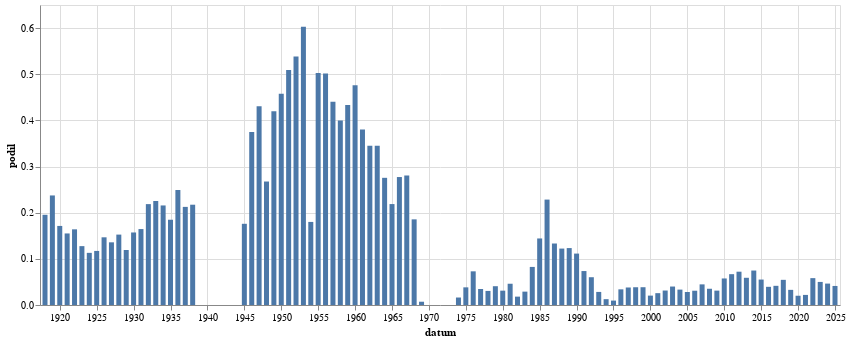

Notebook code for this chart:
### Code cell
alt.Chart(
    zavorka("potlesk").to_pandas(),
    width = 800
).mark_bar(
).encode(
    alt.X('datum:T'),
    alt.Y('podil:Q')
)

### Figure 1 — Vega-Lite specification as saved in the notebook (floating-point values rounded to 4 significant figures)
{"config": {"view": {"continuousWidth": 300, "continuousHeight": 300}}, "data": {"name": "data-33396ac627d35c6db0c983241b3b5638"}, "mark": {"type": "bar"}, "encoding": {"x": {"field": "datum", "type": "temporal"}, "y": {"field": "podil", "type": "quantitative"}}, "width": 800, "$schema": "https://vega.github.io/schema/vega-lite/v5.8.0.json", "datasets": {"data-33396ac627d35c6db0c983241b3b5638": [{"datum": "1918-01-01T00:00:00", "text": 120, "text_right": 614, "podil": 0.1954, "co": "potlesk"}, {"datum": "1919-01-01T00:00:00", "text": 826, "text_right": 3480, "podil": 0.2374, "co": "potlesk"}, {"datum": "1920-01-01T00:00:00", "text": 824, "text_right": 4810, "podil": 0.1713, "co": "potlesk"}, {"datum": "1921-01-01T00:00:00", "text": 1026, "text_right": 6618, "podil": 0.155, "co": "potlesk"}, {"datum": "1922-01-01T00:00:00", "text": 1032, "text_right": 6295, "podil": 0.1639, "co": "potlesk"}, {"datum": "1923-01-01T00:00:00", "text": 581, "text_right": 4555, "podil": 0.1276, "co": "potlesk"}, {"datum": "1924-01-01T00:00:00", "text": 570, "text_right": 5045, "podil": 0.113, "co": "potlesk"}, {"datum": "1925-01-01T00:00:00", "text": 460, "text_right": 3927, "podil": 0.1171, "co": "potlesk"}, {"datum": "1926-01-01T00:00:00", "text": 865, "text_right": 5898, "podil": 0.1467, "co": "potlesk"}, {"datum": "1927-01-01T00:00:00", "text": 730, "text_right": 5376, "podil": 0.1358, "co": "potlesk"}, {"datum": "1928-01-01T00:00:00", "text": 770, "text_right": 5048, "podil": 0.1525, "co": "potlesk"}, {"datum": "1929-01-01T00:00:00", "text": 381, "text_right": 3196, "podil": 0.1192, "co": "potlesk"}, {"datum": "1930-01-01T00:00:00", "text": 995, "text_right": 6332, "podil": 0.1571, "co": "potlesk"}, {"datum": "1931-01-01T00:00:00", "text": 804, "text_right": 4887, "podil": 0.1645, "co": "potlesk"}, {"datum": "1932-01-01T00:00:00", "text": 647, "text_right": 2960, "podil": 0.2186, "co": "potlesk"}, {"datum": "1933-01-01T00:00:00", "text": 727, "text_right": 3226, "podil": 0.2254, "co": "potlesk"}, {"datum": "1934-01-01T00:00:00", "text": 558, "text_right": 2587, "podil": 0.2157, "co": "potlesk"}, {"datum": "1935-01-01T00:00:00", "text": 445, "text_right": 2409, "podil": 0.1847, "co": "potlesk"}, {"datum": "1936-01-01T00:00:00", "text": 714, "text_right": 2866, "podil": 0.2491, "co": "potlesk"}, {"datum": "1937-01-01T00:00:00", "text": 564, "text_right": 2653, "podil": 0.2126, "co": "potlesk"}, {"datum": "1938-01-01T00:00:00", "text": 299, "text_right": 1376, "podil": 0.2173, "co": "potlesk"}, {"datum": "1945-01-01T00:00:00", "text": 114, "text_right": 648, "podil": 0.1759, "co": "potlesk"}, {"datum": "1946-01-01T00:00:00", "text": 896, "text_right": 2390, "podil": 0.3749, "co": "potlesk"}, {"datum": "1947-01-01T00:00:00", "text": 893, "text_right": 2073, "podil": 0.4308, "co": "potlesk"}, {"datum": "1948-01-01T00:00:00", "text": 591, "text_right": 2209, "podil": 0.2675, "co": "potlesk"}, {"datum": "1949-01-01T00:00:00", "text": 307, "text_right": 731, "podil": 0.42, "co": "potlesk"}, {"datum": "1950-01-01T00:00:00", "text": 185, "text_right": 404, "podil": 0.4579, "co": "potlesk"}, {"datum": "1951-01-01T00:00:00", "text": 168, "text_right": 330, "podil": 0.5091, "co": "potlesk"}, {"datum": "1952-01-01T00:00:00", "text": 176, "text_right": 327, "podil": 0.5382, "co": "potlesk"}, {"datum": "1953-01-01T00:00:00", "text": 155, "text_right": 257, "podil": 0.6031, "co": "potlesk"}, {"datum": "1954-01-01T00:00:00", "text": 108, "text_right": 600, "podil": 0.18, "co": "potlesk"}, {"datum": "1955-01-01T00:00:00", "text": 86, "text_right": 171, "podil": 0.5029, "co": "potlesk"}, {"datum": "1956-01-01T00:00:00", "text": 149, "text_right": 297, "podil": 0.5017, "co": "potlesk"}, {"datum": "1957-01-01T00:00:00", "text": 136, "text_right": 309, "podil": 0.4401, "co": "potlesk"}, {"datum": "1958-01-01T00:00:00", "text": 118, "text_right": 295, "podil": 0.4, "co": "potlesk"}, {"datum": "1959-01-01T00:00:00", "text": 123, "text_right": 284, "podil": 0.4331, "co": "potlesk"}, {"datum": "1960-01-01T00:00:00", "text": 160, "text_right": 336, "podil": 0.4762, "co": "potlesk"}, {"datum": "1961-01-01T00:00:00", "text": 140, "text_right": 368, "podil": 0.3804, "co": "potlesk"}, {"datum": "1962-01-01T00:00:00", "text": 70, "text_right": 203, "podil": 0.3448, "co": "potlesk"}, {"datum": "1963-01-01T00:00:00", "text": 97, "text_right": 281, "podil": 0.3452, "co": "potlesk"}, {"datum": "1964-01-01T00:00:00", "text": 186, "text_right": 675, "podil": 0.2756, "co": "potlesk"}, {"datum": "1965-01-01T00:00:00", "text": 103, "text_right": 471, "podil": 0.2187, "co": "potlesk"}, {"datum": "1966-01-01T00:00:00", "text": 145, "text_right": 523, "podil": 0.2772, "co": "potlesk"}, {"datum": "1967-01-01T00:00:00", "text": 147, "text_right": 524, "podil": 0.2805, "co": "potlesk"}, {"datum": "1968-01-01T00:00:00", "text": 370, "text_right": 1994, "podil": 0.1856, "co": "potlesk"}, {"datum": "1969-01-01T00:00:00", "text": 10, "text_right": 1411, "podil": 0.007087, "co": "potlesk"}, {"datum": "1974-01-01T00:00:00", "text": 13, "text_right": 802, "podil": 0.01621, "co": "potlesk"}, {"datum": "1975-01-01T00:00:00", "text": 35, "text_right": 915, "podil": 0.03825, "co": "potlesk"}, {"datum": "1976-01-01T00:00:00", "text": 48, "text_right": 658, "podil": 0.07295, "co": "potlesk"}, {"datum": "1977-01-01T00:00:00", "text": 27, "text_right": 778, "podil": 0.0347, "co": "potlesk"}, {"datum": "1978-01-01T00:00:00", "text": 25, "text_right": 820, "podil": 0.03049, "co": "potlesk"}, {"datum": "1979-01-01T00:00:00", "text": 27, "text_right": 663, "podil": 0.04072, "co": "potlesk"}, {"datum": "1980-01-01T00:00:00", "text": 23, "text_right": 740, "podil": 0.03108, "co": "potlesk"}, {"datum": "1981-01-01T00:00:00", "text": 24, "text_right": 521, "podil": 0.04607, "co": "potlesk"}, {"datum": "1982-01-01T00:00:00", "text": 14, "text_right": 772, "podil": 0.01813, "co": "potlesk"}, {"datum": "1983-01-01T00:00:00", "text": 25, "text_right": 863, "podil": 0.02897, "co": "potlesk"}, {"datum": "1984-01-01T00:00:00", "text": 58, "text_right": 703, "podil": 0.0825, "co": "potlesk"}, {"datum": "1985-01-01T00:00:00", "text": 94, "text_right": 652, "podil": 0.1442, "co": "potlesk"}, {"datum": "1986-01-01T00:00:00", "text": 111, "text_right": 486, "podil": 0.2284, "co": "potlesk"}, {"datum": "1987-01-01T00:00:00", "text": 87, "text_right": 653, "podil": 0.1332, "co": "potlesk"}, {"datum": "1988-01-01T00:00:00", "text": 111, "text_right": 908, "podil": 0.1222, "co": "potlesk"}, {"datum": "1989-01-01T00:00:00", "text": 223, "text_right": 1808, "podil": 0.1233, "co": "potlesk"}, {"datum": "1990-01-01T00:00:00", "text": 1749, "text_right": 15700, "podil": 0.1114, "co": "potlesk"}, {"datum": "1991-01-01T00:00:00", "text": 2283, "text_right": 31037, "podil": 0.07356, "co": "potlesk"}, {"datum": "1992-01-01T00:00:00", "text": 1496, "text_right": 24859, "podil": 0.06018, "co": "potlesk"}, {"datum": "1993-01-01T00:00:00", "text": 246, "text_right": 8681, "podil": 0.02834, "co": "potlesk"}, {"datum": "1994-01-01T00:00:00", "text": 91, "text_right": 7203, "podil": 0.01263, "co": "potlesk"}, {"datum": "1995-01-01T00:00:00", "text": 83, "text_right": 8693, "podil": 0.009548, "co": "potlesk"}, {"datum": "1996-01-01T00:00:00", "text": 310, "text_right": 9139, "podil": 0.03392, "co": "potlesk"}, {"datum": "1997-01-01T00:00:00", "text": 603, "text_right": 15895, "podil": 0.03794, "co": "potlesk"}, {"datum": "1998-01-01T00:00:00", "text": 439, "text_right": 11412, "podil": 0.03847, "co": "potlesk"}, {"datum": "1999-01-01T00:00:00", "text": 753, "text_right": 19539, "podil": 0.03854, "co": "potlesk"}, {"datum": "2000-01-01T00:00:00", "text": 459, "text_right": 22571, "podil": 0.02034, "co": "potlesk"}, {"datum": "2001-01-01T00:00:00", "text": 495, "text_right": 19293, "podil": 0.02566, "co": "potlesk"}, {"datum": "2002-01-01T00:00:00", "text": 485, "text_right": 15462, "podil": 0.03137, "co": "potlesk"}, {"datum": "2003-01-01T00:00:00", "text": 832, "text_right": 20798, "podil": 0.04, "co": "potlesk"}, {"datum": "2004-01-01T00:00:00", "text": 647, "text_right": 19396, "podil": 0.03336, "co": "potlesk"}, {"datum": "2005-01-01T00:00:00", "text": 713, "text_right": 25267, "podil": 0.02822, "co": "potlesk"}, {"datum": "2006-01-01T00:00:00", "text": 550, "text_right": 17775, "podil": 0.03094, "co": "potlesk"}, {"datum": "2007-01-01T00:00:00", "text": 677, "text_right": 15144, "podil": 0.0447, "co": "potlesk"}, {"datum": "2008-01-01T00:00:00", "text": 585, "text_right": 16619, "podil": 0.0352, "co": "potlesk"}, {"datum": "2009-01-01T00:00:00", "text": 613, "text_right": 19673, "podil": 0.03116, "co": "potlesk"}, {"datum": "2010-01-01T00:00:00", "text": 740, "text_right": 12869, "podil": 0.0575, "co": "potlesk"}, {"datum": "2011-01-01T00:00:00", "text": 1188, "text_right": 17780, "podil": 0.06682, "co": "potlesk"}, {"datum": "2012-01-01T00:00:00", "text": 1063, "text_right": 14730, "podil": 0.07217, "co": "potlesk"}, {"datum": "2013-01-01T00:00:00", "text": 581, "text_right": 9852, "podil": 0.05897, "co": "potlesk"}, {"datum": "2014-01-01T00:00:00", "text": 1552, "text_right": 20781, "podil": 0.07468, "co": "potlesk"}, {"datum": "2015-01-01T00:00:00", "text": 1170, "text_right": 21227, "podil": 0.05512, "co": "potlesk"}, {"datum": "2016-01-01T00:00:00", "text": 877, "text_right": 22256, "podil": 0.03941, "co": "potlesk"}, {"datum": "2017-01-01T00:00:00", "text": 740, "text_right": 17809, "podil": 0.04155, "co": "potlesk"}, {"datum": "2018-01-01T00:00:00", "text": 1122, "text_right": 20580, "podil": 0.05452, "co": "potlesk"}, {"datum": "2019-01-01T00:00:00", "text": 812, "text_right": 24751, "podil": 0.03281, "co": "potlesk"}, {"datum": "2020-01-01T00:00:00", "text": 473, "text_right": 23571, "podil": 0.02007, "co": "potlesk"}, {"datum": "2021-01-01T00:00:00", "text": 441, "text_right": 20176, "podil": 0.02186, "co": "potlesk"}, {"datum": "2022-01-01T00:00:00", "text": 1212, "text_right": 20822, "podil": 0.05821, "co": "potlesk"}, {"datum": "2023-01-01T00:00:00", "text": 1248, "text_right": 24964, "podil": 0.04999, "co": "potlesk"}, {"datum": "2024-01-01T00:00:00", "text": 1122, "text_right": 24176, "podil": 0.04641, "co": "potlesk"}, {"datum": "2025-01-01T00:00:00", "text": 433, "text_right": 10488, "podil": 0.04129, "co": "potlesk"}]}}
